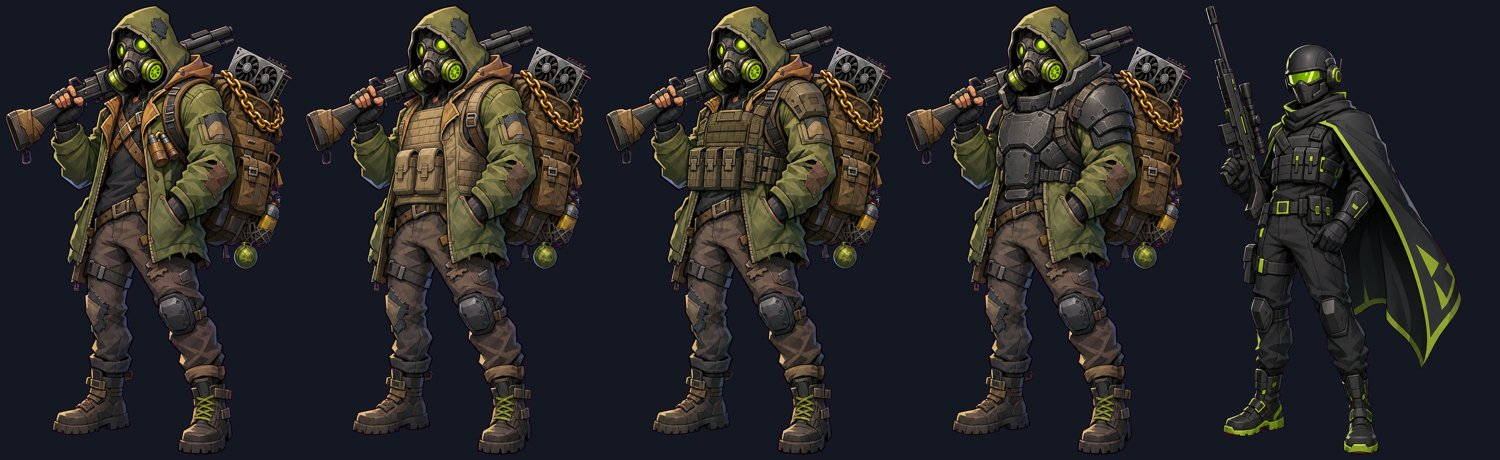
#> input picture art/raw/lobby/hero-v2/keyed-sheet.jpg, 1500 x 460 px
$ python tile-quilt.py ../art/raw/lobby/hero-v2/keyed-sheet.jpg ../art/raw/lobby/hero-v2/sheet.jpg 5 1.0
#> lines starting #> are read from the running program, lines starting #| are printed output that depends on the picture
# Map v2 natural tiles ("seamcut F" in art/map-v2.json): uv run --with pillow --with numpy scripts/tile-quilt.py RAW OUT SIZE F
"""Seamless tile by minimum-error seam cuts (image quilting) instead of alpha blending, so discrete
pebbles/tufts are never ghosted.  quilt.py RAW OUT SIZE [BANDFRAC]
Per axis: B = A rolled by half. In each edge band a DP path through |A-B| decides B (outer side)
vs A (inner side); path ends are pinned to the band middle so the other axis's wrap stays intact."""
import sys
import numpy as np
from PIL import Image, ImageFilter

def path_mask(err, pin):
    # err: (rows, k) cost; returns per-row cut column via DP with step -1..1; first/last `pin` rows forced to middle.
    r, k = err.shape
    big = 1e9
    e = err.copy()
    mid = k // 2
    e[:pin, :] = big; e[:pin, mid] = 0
    e[-pin:, :] = big; e[-pin:, mid] = 0
    acc = e.copy(); back = np.zeros((r, k), dtype=np.int8)
    for i in range(1, r):
        prev = acc[i - 1]
        cand = np.stack([np.r_[big, prev[:-1]], prev, np.r_[prev[1:], big]])
        j = cand.argmin(axis=0)
        acc[i] = e[i] + cand[j, np.arange(k)]
        back[i] = j - 1
    cut = np.zeros(r, dtype=int); cut[-1] = int(acc[-1].argmin())
    for i in range(r - 1, 0, -1):
        cut[i - 1] = cut[i] + back[i, cut[i]]
    return cut

def axis_fix(a, band):
    # works along columns (x); transpose for y.
    h, w, _ = a.shape
    b = np.roll(a, w // 2, axis=1)
    k = int(band * w)
    m = np.ones((h, w), dtype=np.float32)  # 1 → A, 0 → B
    err = ((a - b) ** 2).sum(axis=2)
    pin = max(4, h // 64)
    cl = path_mask(err[:, :k], pin)          # left band: B left of cut, A right
    cr = path_mask(err[:, w - k:], pin)      # right band: A left of cut, B right
    cols = np.arange(w)[None, :]
    m[cols < cl[:, None]] = 0
    m[cols >= (w - k + cr)[:, None]] = 0
    mi = Image.fromarray((m * 255).astype(np.uint8)).filter(ImageFilter.GaussianBlur(1.2))
    m = np.asarray(mi, dtype=np.float32)[..., None] / 255
    # keep the very edges pure B so the wrap matches exactly
    m[:, :2] = 0; m[:, -2:] = 0
    return a * m + b * (1 - m)

src, out, size = sys.argv[1], sys.argv[2], int(sys.argv[3])
band = float(sys.argv[4]) if len(sys.argv) > 4 else 0.25
a = np.asarray(Image.open(src).convert("RGB"), dtype=np.float32)
a = axis_fix(a, band)
#> in path_mask, `e[:pin, mid] = 0`: e: shape (460, 1500) float32; min 0, max 1e+09, mean 15212823
#> in path_mask, `e[-pin:, mid] = 0`: e: shape (460, 1500) float32; min 0, max 1e+09, mean 30420066
#> after the loop in path_mask, `for i in range(1, r):`:
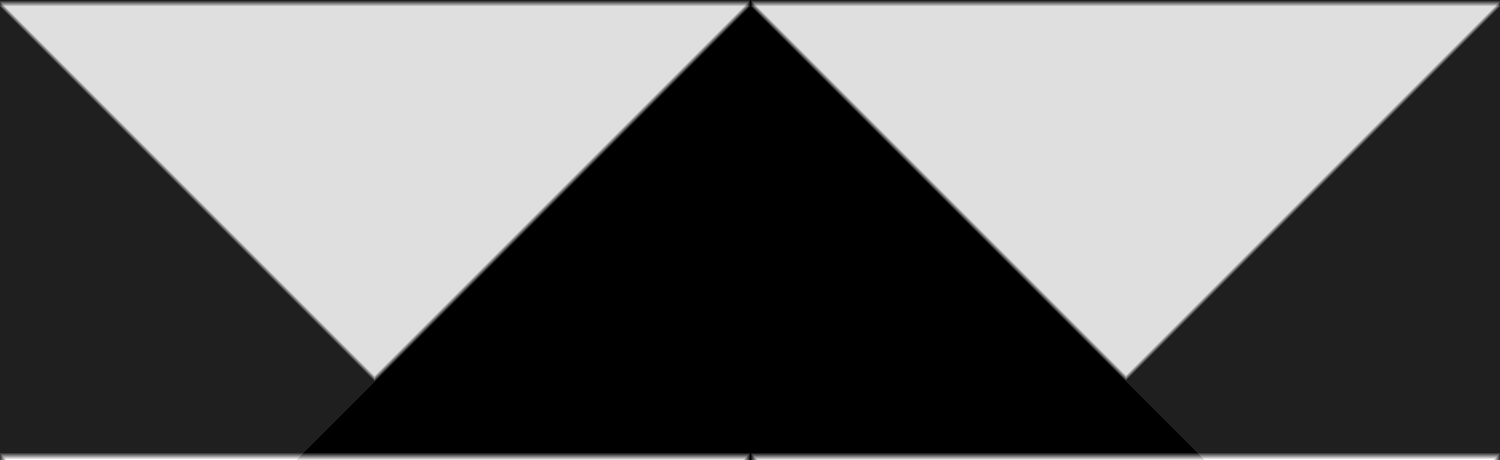
#> acc: shape (460, 1500) float32; min 0, max 8e+09, mean 3.2e+09; drawn with min black and max white
#> after the loop in path_mask, `for i in range(1, r):`:
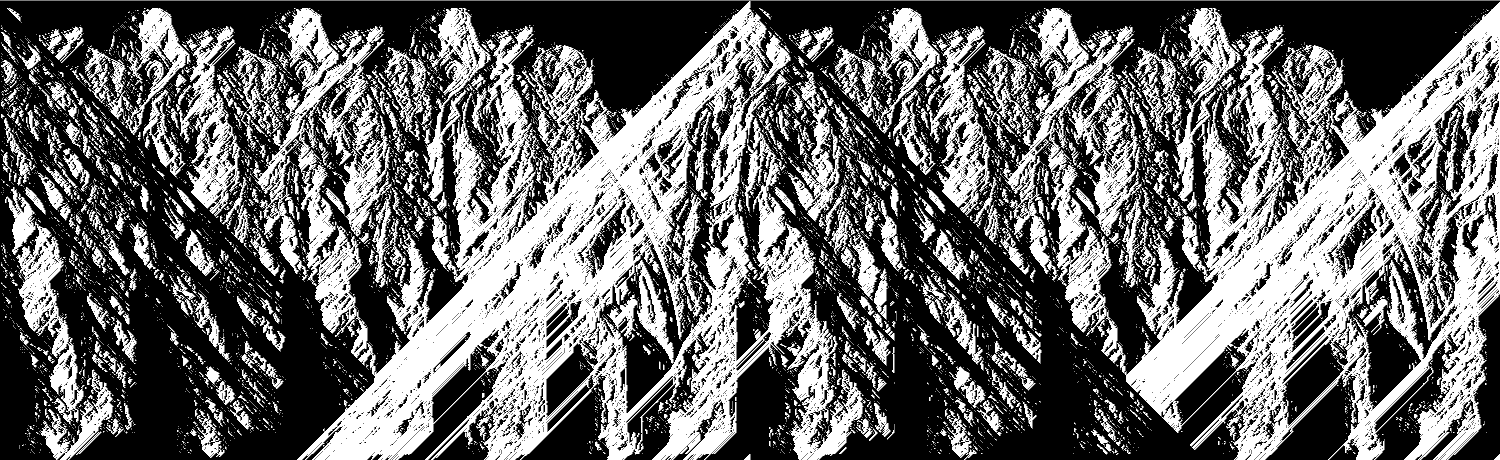
#> back: shape (460, 1500) int8; min -1, max 1, mean -0.168; drawn with min black and max white
#> after the loop in path_mask, `for i in range(r - 1, 0, -1):`: cut = 460 values, max 815 at index 256, min 732 at index 435, mean 770.8
#> in axis_fix, `cl = path_mask(err[:, :k], pin)`: cl has the same summary as cut in path_mask
#> in axis_fix, `cr = path_mask(err[:, w - k:], pin)`: cr has the same summary as cut in path_mask
#> in axis_fix, `mi = Image.fromarray((m * 255).astype(np.uint8)).filter(ImageFilter.Ga..`: mi: PIL image 1500x460 L; every value is 0
#> in axis_fix, `m = np.asarray(mi, dtype=np.float32)[..., None] / 255`: m: shape (460, 1500, 1) float32; every value is 0
a = axis_fix(a.transpose(1, 0, 2), band).transpose(1, 0, 2)
#> call 2 of axis_fix, with band = 1
#> in axis_fix (call 2), `b = np.roll(a, w // 2, axis=1)`:
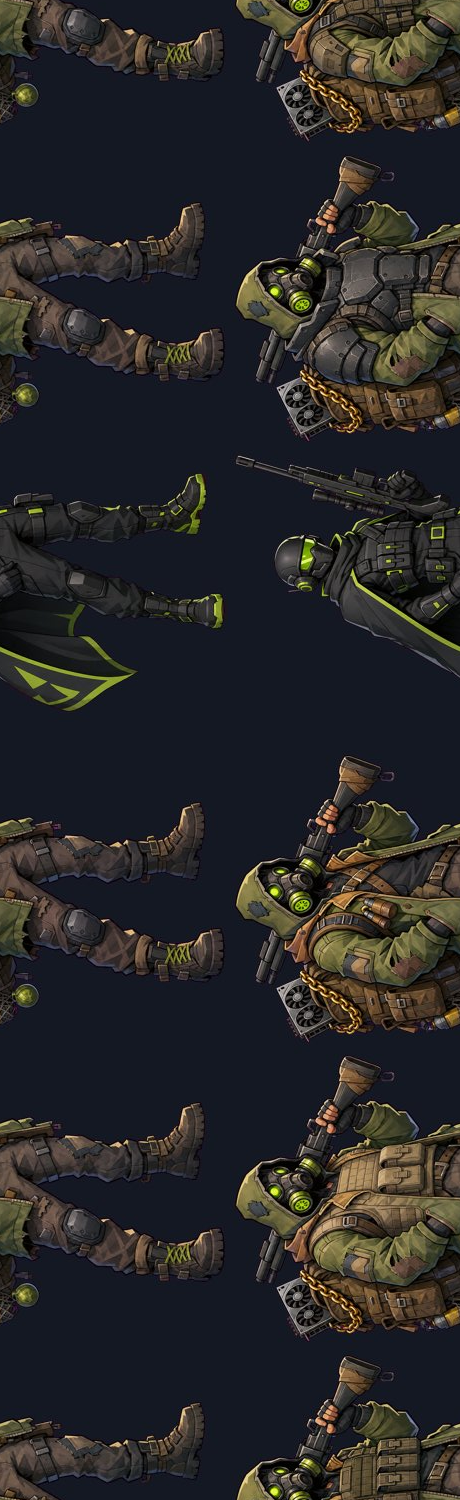
#> b: shape (1500, 460, 3) float32; mean of channels 0, 1, 2 41, 39.8, 40.3; drawn as R, G, B
#> call 3 of path_mask, with pin = 23
#> in path_mask (call 3), `e[:pin, mid] = 0`: e: shape (1500, 460) float32; min 0, max 1e+09, mean 15305193
#> in path_mask (call 3), `e[-pin:, mid] = 0`: e: shape (1500, 460) float32; min 0, max 1e+09, mean 30605056
#> after the loop in path_mask (call 3), `for i in range(1, r):`:
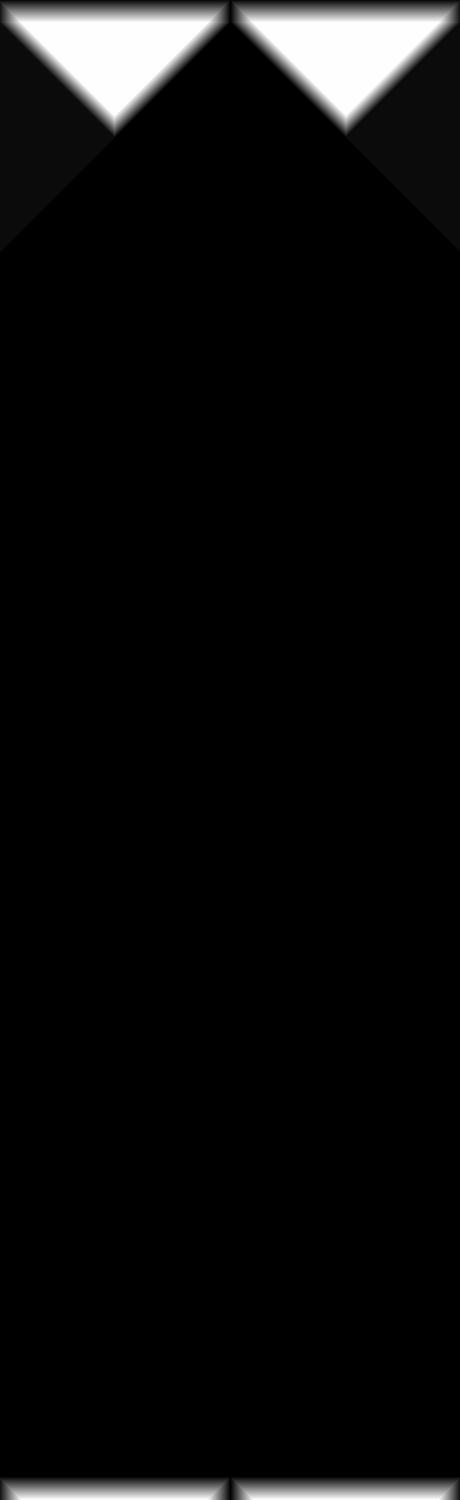
#> acc: shape (1500, 460) float32; min 0, max 2.3e+10, mean 1.1e+09; drawn with min black and max white
#> after the loop in path_mask (call 3), `for i in range(1, r):`:
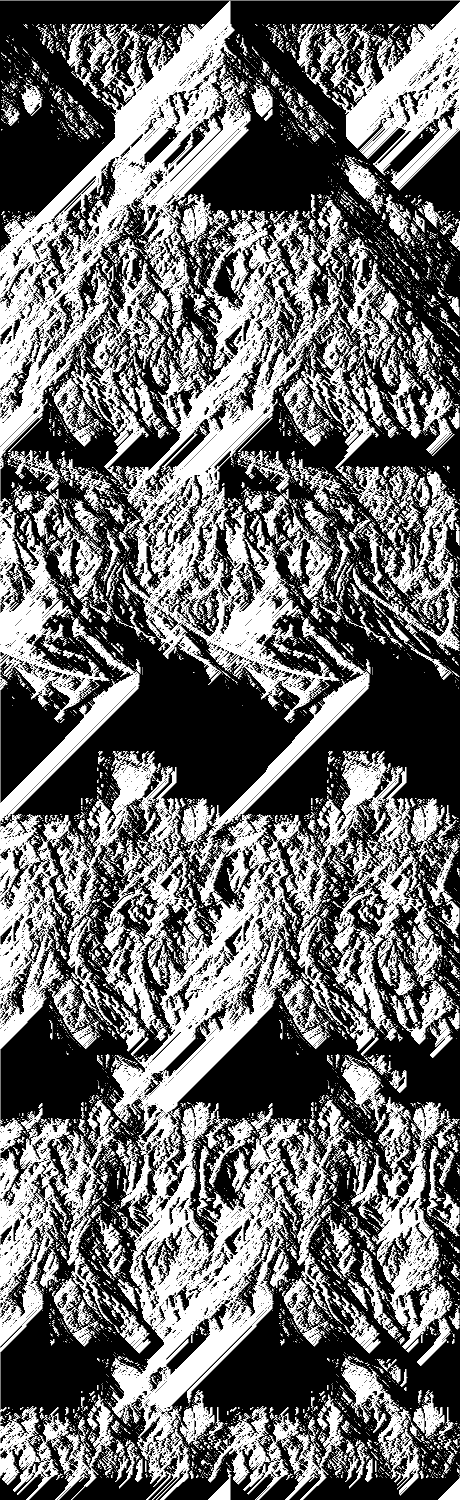
#> back: shape (1500, 460) int8; min -1, max 1, mean -0.143; drawn with min black and max white
#> after the loop in path_mask (call 3), `for i in range(r - 1, 0, -1):`: cut = 1500 values, max 369 at index 673, min 208 at index 1373, mean 278.2
#> in axis_fix (call 2), `cl = path_mask(err[:, :k], pin)`: cl has the same summary as cut in path_mask
#> in axis_fix (call 2), `cr = path_mask(err[:, w - k:], pin)`: cr has the same summary as cut in path_mask
#> in axis_fix (call 2), `mi = Image.fromarray((m * 255).astype(np.uint8)).filter(ImageFilter.Ga..`: mi: PIL image 460x1500 L; every value is 0
#> in axis_fix (call 2), `m = np.asarray(mi, dtype=np.float32)[..., None] / 255`: m: shape (1500, 460, 1) float32; every value is 0
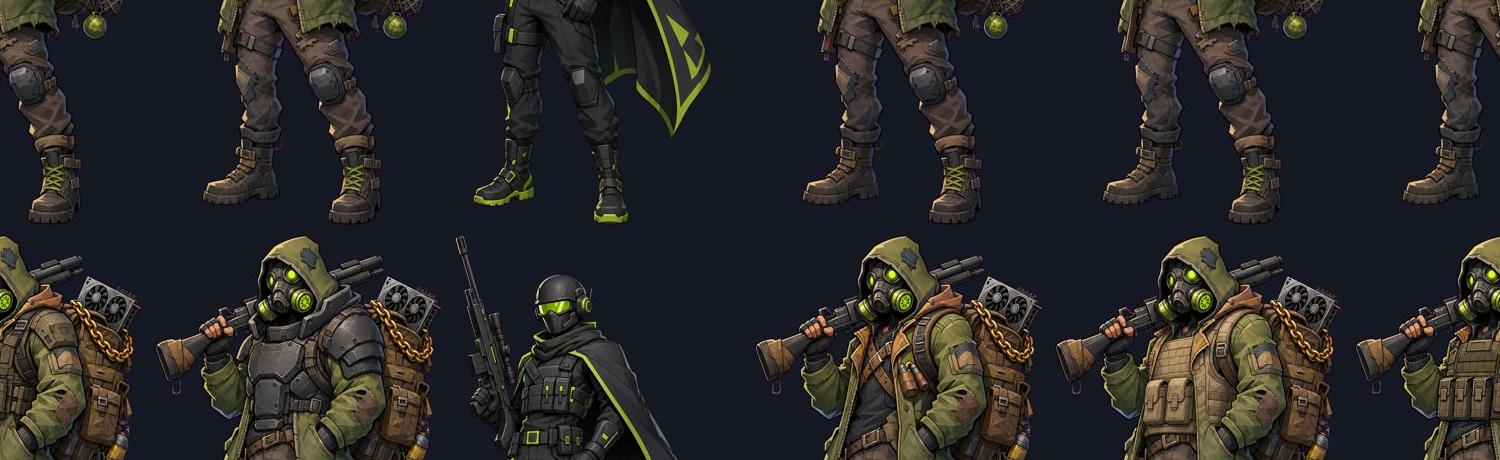
#> a: shape (460, 1500, 3) float32; mean R, G, B 41, 39.8, 40.3
im = Image.fromarray(np.clip(a, 0, 255).astype(np.uint8))
im.resize((size, size), Image.LANCZOS).save(out)
print(out)
